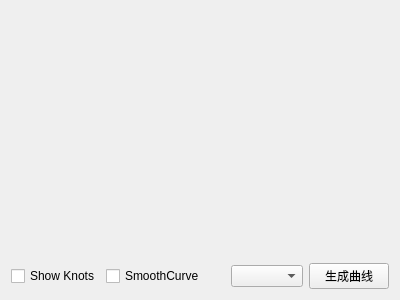
<?xml version="1.0" encoding="UTF-8"?>
<ui version="4.0">
 <class>SmoothCurveWidget</class>
 <widget class="QWidget" name="SmoothCurveWidget">
  <property name="geometry">
   <rect>
    <x>0</x>
    <y>0</y>
    <width>400</width>
    <height>300</height>
   </rect>
  </property>
  <property name="windowTitle">
   <string>SmoothCurveWidget</string>
  </property>
  <layout class="QGridLayout" name="gridLayout">
   <item row="0" column="2">
    <spacer name="verticalSpacer">
     <property name="orientation">
      <enum>Qt::Vertical</enum>
     </property>
     <property name="sizeHint" stdset="0">
      <size>
       <width>20</width>
       <height>258</height>
      </size>
     </property>
    </spacer>
   </item>
   <item row="1" column="0">
    <widget class="QCheckBox" name="checkBox">
     <property name="text">
      <string>Show Knots</string>
     </property>
    </widget>
   </item>
   <item row="1" column="1">
    <widget class="QCheckBox" name="showSmoothCurveCheckBox">
     <property name="text">
      <string>SmoothCurve</string>
     </property>
    </widget>
   </item>
   <item row="1" column="2">
    <spacer name="horizontalSpacer">
     <property name="orientation">
      <enum>Qt::Horizontal</enum>
     </property>
     <property name="sizeHint" stdset="0">
      <size>
       <width>94</width>
       <height>20</height>
      </size>
     </property>
    </spacer>
   </item>
   <item row="1" column="3">
    <widget class="QComboBox" name="comboBox"/>
   </item>
   <item row="1" column="4">
    <widget class="QPushButton" name="pushButton">
     <property name="text">
      <string>生成曲线</string>
     </property>
    </widget>
   </item>
  </layout>
 </widget>
 <layoutdefault spacing="6" margin="11"/>
 <resources/>
 <connections/>
</ui>
